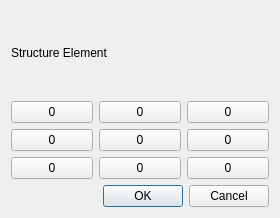
<?xml version="1.0" encoding="UTF-8"?>
<ui version="4.0">
 <class>DialogErode</class>
 <widget class="QDialog" name="DialogErode">
  <property name="geometry">
   <rect>
    <x>0</x>
    <y>0</y>
    <width>280</width>
    <height>218</height>
   </rect>
  </property>
  <property name="windowTitle">
   <string>Erode Setting</string>
  </property>
  <layout class="QVBoxLayout" name="verticalLayout_2">
   <item>
    <layout class="QVBoxLayout" name="verticalLayout">
     <item>
      <widget class="QLabel" name="label">
       <property name="text">
        <string>Structure Element</string>
       </property>
      </widget>
     </item>
     <item>
      <layout class="QGridLayout" name="gridLayout">
       <item row="0" column="0">
        <widget class="QPushButton" name="pushButton00">
         <property name="text">
          <string>0</string>
         </property>
         <property name="checkable">
          <bool>true</bool>
         </property>
        </widget>
       </item>
       <item row="0" column="1">
        <widget class="QPushButton" name="pushButton01">
         <property name="text">
          <string>0</string>
         </property>
         <property name="checkable">
          <bool>true</bool>
         </property>
        </widget>
       </item>
       <item row="0" column="2">
        <widget class="QPushButton" name="pushButton02">
         <property name="text">
          <string>0</string>
         </property>
         <property name="checkable">
          <bool>true</bool>
         </property>
        </widget>
       </item>
       <item row="1" column="0">
        <widget class="QPushButton" name="pushButton10">
         <property name="text">
          <string>0</string>
         </property>
         <property name="checkable">
          <bool>true</bool>
         </property>
        </widget>
       </item>
       <item row="1" column="1">
        <widget class="QPushButton" name="pushButton11">
         <property name="text">
          <string>0</string>
         </property>
         <property name="checkable">
          <bool>true</bool>
         </property>
        </widget>
       </item>
       <item row="1" column="2">
        <widget class="QPushButton" name="pushButton12">
         <property name="text">
          <string>0</string>
         </property>
         <property name="checkable">
          <bool>true</bool>
         </property>
        </widget>
       </item>
       <item row="2" column="0">
        <widget class="QPushButton" name="pushButton20">
         <property name="text">
          <string>0</string>
         </property>
         <property name="checkable">
          <bool>true</bool>
         </property>
        </widget>
       </item>
       <item row="2" column="1">
        <widget class="QPushButton" name="pushButton21">
         <property name="text">
          <string>0</string>
         </property>
         <property name="checkable">
          <bool>true</bool>
         </property>
        </widget>
       </item>
       <item row="2" column="2">
        <widget class="QPushButton" name="pushButton22">
         <property name="text">
          <string>0</string>
         </property>
         <property name="checkable">
          <bool>true</bool>
         </property>
        </widget>
       </item>
      </layout>
     </item>
     <item>
      <widget class="QDialogButtonBox" name="buttonBox">
       <property name="orientation">
        <enum>Qt::Horizontal</enum>
       </property>
       <property name="standardButtons">
        <set>QDialogButtonBox::Cancel|QDialogButtonBox::Ok</set>
       </property>
      </widget>
     </item>
    </layout>
   </item>
  </layout>
 </widget>
 <resources/>
 <connections>
  <connection>
   <sender>buttonBox</sender>
   <signal>accepted()</signal>
   <receiver>DialogErode</receiver>
   <slot>accept()</slot>
   <hints>
    <hint type="sourcelabel">
     <x>248</x>
     <y>254</y>
    </hint>
    <hint type="destinationlabel">
     <x>157</x>
     <y>274</y>
    </hint>
   </hints>
  </connection>
  <connection>
   <sender>buttonBox</sender>
   <signal>rejected()</signal>
   <receiver>DialogErode</receiver>
   <slot>reject()</slot>
   <hints>
    <hint type="sourcelabel">
     <x>316</x>
     <y>260</y>
    </hint>
    <hint type="destinationlabel">
     <x>286</x>
     <y>274</y>
    </hint>
   </hints>
  </connection>
 </connections>
</ui>
